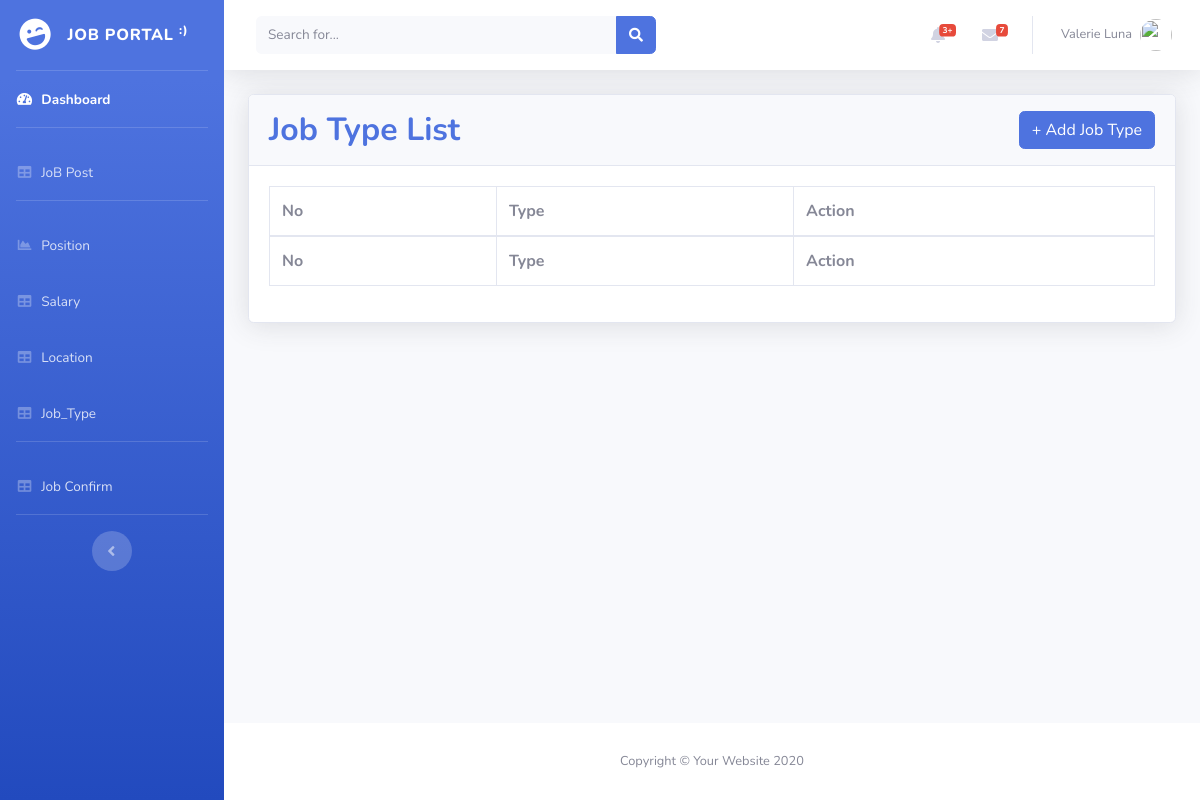
/Backend/jobtype_list.php, run on an earlier commit of the app's database.
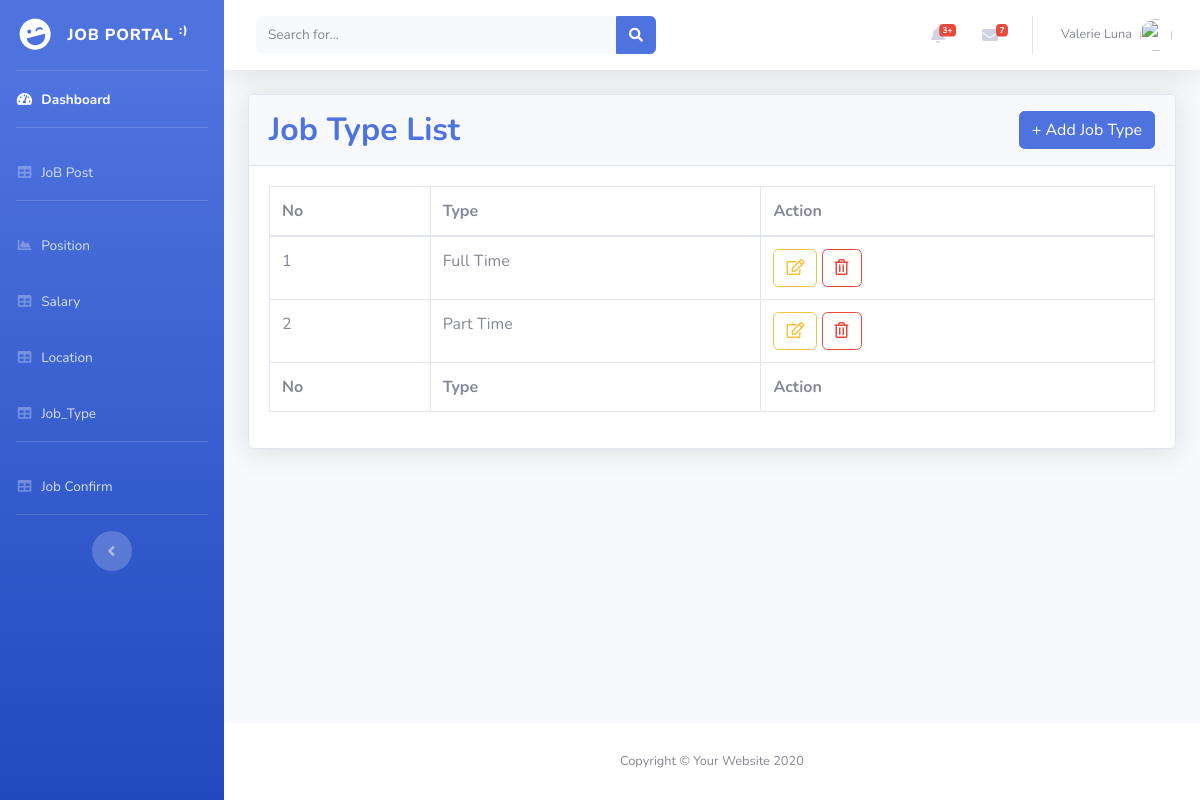
And on a later commit of the database.
### tables this page shows
CREATE TABLE `job_types` (
  `id` int(11) NOT NULL,
  `type` varchar(255) NOT NULL,
  `created_at` timestamp NOT NULL DEFAULT current_timestamp(),
  `updated_at` timestamp NOT NULL DEFAULT current_timestamp()
);

### Backend/jobtype_list.php (the view)
<?php
	include 'header.php';
	include 'dbconnect.php';
?>
<div class="container-fluid">
	<div class="card shadow mb-4">
		<div class="card-header py-3">
			<h2 class="m-0 font-weight-bold text-primary d-inline-block">Job Type List</h2>
			<a href="jobtype_create.php" class="btn btn-primary float-right">+ Add Job Type</a>
		</div>
		<div class="card-body">
			<div class="table-responsive">
				<table class="table table-bordered" id="dataTable" width="100%" cellspacing="0">
					<thead>
						<tr>
							<th>No</th>
							<th>Type</th>
							<th>Action</th>
						</tr>
					</thead>
					<tfoot>
						<tr>
							<th>No</th>
							<th>Type</th>
							<th>Action</th>
						</tr>
					</tfoot>
					<tbody>
						<?php
						  $sql="SELECT * from job_types";
						  $stmt=$pdo->prepare($sql);
						  $stmt->execute();
						  $rows= $stmt->fetchAll();
						  $j=1;
						  foreach ($rows as $job_type):
						    $id = $job_type['id'];
						    $name = $job_type['type'];
						    ?>
						<tr>
							<td><?= $j++ ?></td>
							<td><?= $name ?></td>
							<td>
								<a href="jobtype_edit.php?id=<?= $id ?>" class="btn btn-outline-warning"><i class="far fa-edit"></i></a>
								<a href="jobtype_delete.php?id=<?= $id ?>" class="btn btn-outline-danger" onclick="return confirm('Are You Sure Delete?')"><i class="far fa-trash-alt"></i></a>
							</td>
						</tr>
						<?php endforeach; ?>
					</tbody>
				</table>
			</div>
		</div>
	</div>
</div>
<?php include 'footer.php'; ?>

What changed in the data, as far as the page shows it:
added job_types: type "Full Time"
added job_types: type "Part Time"
